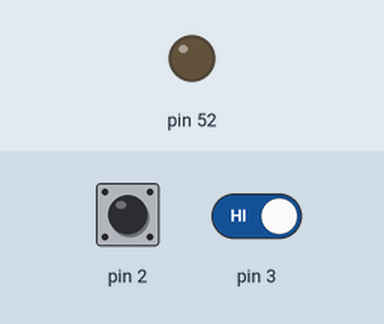
Recording of a sketch running on a simulated Arduino Mega 2560, built with avr-gcc and run on an emulated ATmega2560. Shown: output pins drawn as LEDs (lit = HIGH). Inputs (shaded band) come from the test bench; at power-on: pin 3 HIGH, pin 2 HIGH.

Above: at 1.2 s.
1.3 s: pin 3 driven LOW
At 2.0 s:
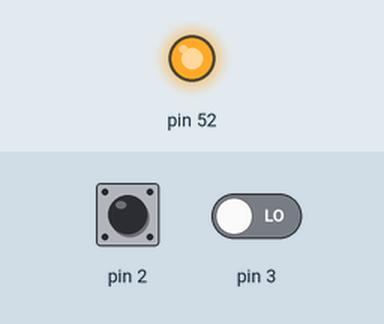
Timing chart, 0 to 4.3 s (numbered marks = the images above; inputs shaded):
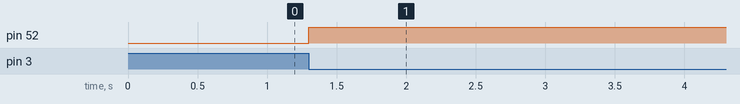

The sketch:

prueba_respuesta_arduino.ino
```cpp
/*
 16/11/12

 Programa para comprobar el tiempo de respuesta del arduino a las
 interrupciones

 se obtiene un tiempo de respuesta de 7.8uS

 por lo que no podremos utilizarlo para el detector del CSN
 donde los tiempos son proximos a los 2uS
*/


void setup() {

  pinMode(52, OUTPUT);

  //comienzo el puerto serie...para ver si sale algo..
   attachInterrupt(0,actConv,FALLING);  //Comp
   attachInterrupt(1,lectDat,FALLING); //NBusy
}

void loop(){
  //reseteo la sennal usada para el biestable

}

//activo la conversion
void actConv(){

}
//activo la lectura
void lectDat(){
     digitalWrite(52, LOW);

    digitalWrite(52, HIGH);
}
```

Measured:
- after the input at 1.3 s, pin 52: LOW → HIGH at once
